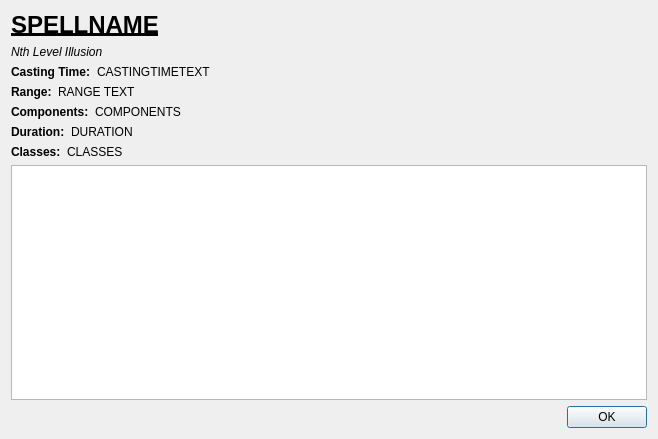
<?xml version="1.0" encoding="UTF-8"?>
<ui version="4.0">
 <class>Dialog</class>
 <widget class="QDialog" name="Dialog">
  <property name="geometry">
   <rect>
    <x>0</x>
    <y>0</y>
    <width>658</width>
    <height>439</height>
   </rect>
  </property>
  <property name="windowTitle">
   <string>Dialog</string>
  </property>
  <layout class="QVBoxLayout" name="verticalLayout">
   <item>
    <widget class="QLabel" name="label">
     <property name="font">
      <font>
       <pointsize>18</pointsize>
       <weight>75</weight>
       <bold>true</bold>
       <underline>true</underline>
      </font>
     </property>
     <property name="text">
      <string>SPELLNAME</string>
     </property>
     <property name="textFormat">
      <enum>Qt::RichText</enum>
     </property>
    </widget>
   </item>
   <item>
    <widget class="QLabel" name="label_2">
     <property name="font">
      <font>
       <italic>true</italic>
      </font>
     </property>
     <property name="text">
      <string>Nth Level Illusion</string>
     </property>
    </widget>
   </item>
   <item>
    <layout class="QHBoxLayout" name="casting_layout">
     <item>
      <widget class="QLabel" name="casting_time_lbl">
       <property name="font">
        <font>
         <weight>75</weight>
         <bold>true</bold>
        </font>
       </property>
       <property name="text">
        <string>Casting Time:</string>
       </property>
      </widget>
     </item>
     <item>
      <widget class="QLabel" name="casting_time_val">
       <property name="sizePolicy">
        <sizepolicy hsizetype="MinimumExpanding" vsizetype="Preferred">
         <horstretch>0</horstretch>
         <verstretch>0</verstretch>
        </sizepolicy>
       </property>
       <property name="text">
        <string>CASTINGTIMETEXT</string>
       </property>
      </widget>
     </item>
    </layout>
   </item>
   <item>
    <layout class="QHBoxLayout" name="range_layout">
     <item>
      <widget class="QLabel" name="range_lbl">
       <property name="font">
        <font>
         <weight>75</weight>
         <bold>true</bold>
        </font>
       </property>
       <property name="text">
        <string>Range:</string>
       </property>
      </widget>
     </item>
     <item>
      <widget class="QLabel" name="range_text">
       <property name="sizePolicy">
        <sizepolicy hsizetype="MinimumExpanding" vsizetype="Preferred">
         <horstretch>0</horstretch>
         <verstretch>0</verstretch>
        </sizepolicy>
       </property>
       <property name="text">
        <string>RANGE TEXT</string>
       </property>
      </widget>
     </item>
    </layout>
   </item>
   <item>
    <layout class="QHBoxLayout" name="Comp_layout">
     <item>
      <widget class="QLabel" name="comp_layout">
       <property name="font">
        <font>
         <weight>75</weight>
         <bold>true</bold>
        </font>
       </property>
       <property name="text">
        <string>Components:</string>
       </property>
      </widget>
     </item>
     <item>
      <widget class="QLabel" name="comp_text">
       <property name="sizePolicy">
        <sizepolicy hsizetype="MinimumExpanding" vsizetype="Preferred">
         <horstretch>0</horstretch>
         <verstretch>0</verstretch>
        </sizepolicy>
       </property>
       <property name="text">
        <string>COMPONENTS</string>
       </property>
      </widget>
     </item>
    </layout>
   </item>
   <item>
    <layout class="QHBoxLayout" name="dur_layout">
     <item>
      <widget class="QLabel" name="dur_lbl">
       <property name="font">
        <font>
         <weight>75</weight>
         <bold>true</bold>
        </font>
       </property>
       <property name="text">
        <string>Duration:</string>
       </property>
      </widget>
     </item>
     <item>
      <widget class="QLabel" name="dur_text">
       <property name="sizePolicy">
        <sizepolicy hsizetype="MinimumExpanding" vsizetype="Preferred">
         <horstretch>0</horstretch>
         <verstretch>0</verstretch>
        </sizepolicy>
       </property>
       <property name="text">
        <string>DURATION</string>
       </property>
      </widget>
     </item>
    </layout>
   </item>
   <item>
    <layout class="QHBoxLayout" name="class_layout">
     <item>
      <widget class="QLabel" name="class_lbl">
       <property name="font">
        <font>
         <weight>75</weight>
         <bold>true</bold>
        </font>
       </property>
       <property name="text">
        <string>Classes:</string>
       </property>
      </widget>
     </item>
     <item>
      <widget class="QLabel" name="class_text">
       <property name="sizePolicy">
        <sizepolicy hsizetype="MinimumExpanding" vsizetype="Preferred">
         <horstretch>0</horstretch>
         <verstretch>0</verstretch>
        </sizepolicy>
       </property>
       <property name="text">
        <string>CLASSES</string>
       </property>
      </widget>
     </item>
    </layout>
   </item>
   <item>
    <widget class="QTextBrowser" name="textBrowser"/>
   </item>
   <item>
    <widget class="QDialogButtonBox" name="buttonBox">
     <property name="orientation">
      <enum>Qt::Horizontal</enum>
     </property>
     <property name="standardButtons">
      <set>QDialogButtonBox::Ok</set>
     </property>
    </widget>
   </item>
  </layout>
 </widget>
 <resources/>
 <connections>
  <connection>
   <sender>buttonBox</sender>
   <signal>accepted()</signal>
   <receiver>Dialog</receiver>
   <slot>accept()</slot>
   <hints>
    <hint type="sourcelabel">
     <x>248</x>
     <y>254</y>
    </hint>
    <hint type="destinationlabel">
     <x>157</x>
     <y>274</y>
    </hint>
   </hints>
  </connection>
  <connection>
   <sender>buttonBox</sender>
   <signal>rejected()</signal>
   <receiver>Dialog</receiver>
   <slot>reject()</slot>
   <hints>
    <hint type="sourcelabel">
     <x>316</x>
     <y>260</y>
    </hint>
    <hint type="destinationlabel">
     <x>286</x>
     <y>274</y>
    </hint>
   </hints>
  </connection>
 </connections>
</ui>
